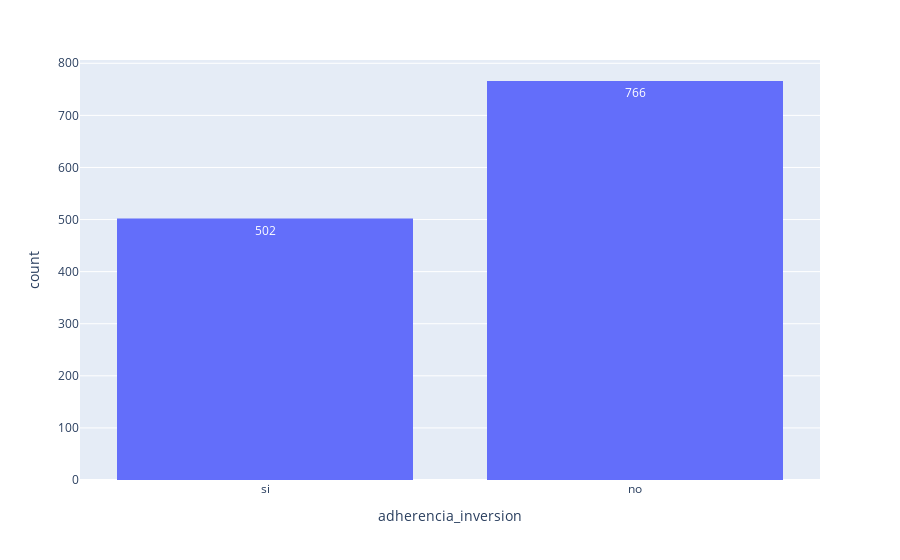

This figure's notebook cell:
### Code cell
# text auto son las cajas de texto que contienen el valor y se colocan encima de cada grafica
px.histogram(datos, x='adherencia_inversion',text_auto=True)

### Figure 1 — Plotly figure (JSON) as saved in the notebook; plotly's stock layout.template omitted (floating-point values rounded to 4 significant figures; data arrays with more than 128 entries replaced by an {"elided": "..."} marker saying what was removed)
{"data": [{"bingroup": "x", "hovertemplate": "adherencia_inversion=%{x}<br>count=%{y}<extra></extra>", "legendgroup": "", "marker": {"color": "#636efa", "pattern": {"shape": ""}}, "name": "", "orientation": "v", "showlegend": false, "texttemplate": "%{value}", "type": "histogram", "x": {"elided": "1268 str values"}, "xaxis": "x", "yaxis": "y"}], "layout": {"barmode": "relative", "legend": {"tracegroupgap": 0}, "margin": {"t": 60}, "xaxis": {"anchor": "y", "domain": [0, 1], "title": {"text": "adherencia_inversion"}}, "yaxis": {"anchor": "x", "domain": [0, 1], "title": {"text": "count"}}}}
